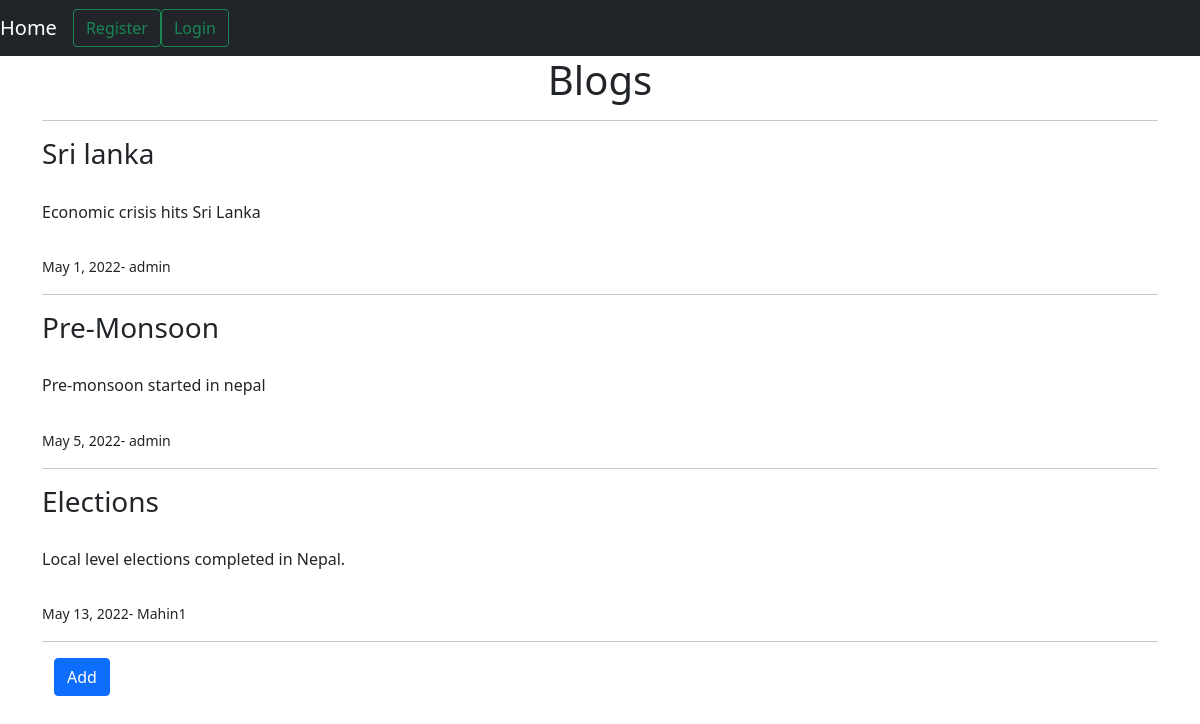
/home/, run on the app's committed database.
### content_app/models.py (models this page shows, shortened)
class Blog(models.Model):
    title = models.CharField(max_length=50)
    content = models.TextField()
    date_posted = models.DateField(auto_now_add=True)
    user = models.ForeignKey(User, on_delete=models.CASCADE)
    class Meta:
        db_table = 'Blog'

### content_app/views.py (the view)
# urls.py: 2. Add a URL to urlpatterns:  path('', views.home, name='home')
def home(request):
    blogs= Blog.objects.all()
    return render(request,'home.html',{'blogs':blogs})

### content_app/templates/home.html (shortened to what this page needs)
{% extends 'core/base.html' %}
{% block content %}<h1 style="text-align: center;"> Blogs </h1>
<hr>
{%if blogs %}
{% for blog in blogs %}
    <h3>{{blog.title}}</h3><br>
    <h6>{{blog.content}}</h6><br>
    <small>{{blog.date_posted}}- {{blog.user.username}}</small>
    <hr>
{% endfor %}
{% else %}
<h3 style="text-align: center;"> No Items found </h3>
{% endif %}
<div class ="container">
<a href ="{% url 'add-blog' %}" class="btn btn-primary" style="text-align: center;">Add</a>
</div>
{% endblock content %}

### templates/core/base.html (shortened to what this page needs)
<!doctype html>
<html lang="en">
  <head>
    <link href="https://cdn.jsdelivr.net/npm/bootstrap@5.1.3/dist/css/bootstrap.min.css" rel="stylesheet">
  </head>
  <body>
    {% include 'core/navbar.html' %}
    <div class="container">
    {% block content %} {% endblock content%}
    </div>
  </body>
</html>

### templates/core/navbar.html (shortened to what this page needs)
<nav class="navbar navbar-expand-lg navbar-dark bg-dark">
  <a class="navbar-brand" href="{% url 'home' %}">Home</a>
  <div class="collapse navbar-collapse" id="navbarSupportedContent">
    {% if user.is_authenticated %}
    <p style='color: white; align:center'>Hello {{user.username}}</p>
      <a class="btn btn-outline-success my-2 my-sm-0" type="submit" href ="{% url 'Logout' %}"> Logout</a>
    {% else %}
      <a class="btn btn-outline-success my-2 my-sm-0" type="submit" href= "{% url 'Register' %}">Register</a>
      <a class="btn btn-outline-success my-2 my-sm-0" type="submit" href ="{% url 'Login' %}">Login</a>
    {% endif %}
  </div>
</nav>

### data on the page
Blog: title "Sri lanka", content "Economic crisis hits Sri Lanka", date_posted "May 1, 2022", user.username "admin"
Blog: title "Pre-Monsoon", content "Pre-monsoon started in nepal", date_posted "May 5, 2022", user.username "admin"
Blog: title "Elections", content "Local level elections completed in Nepal.", date_posted "May 13, 2022", user.username "Mahin1"
